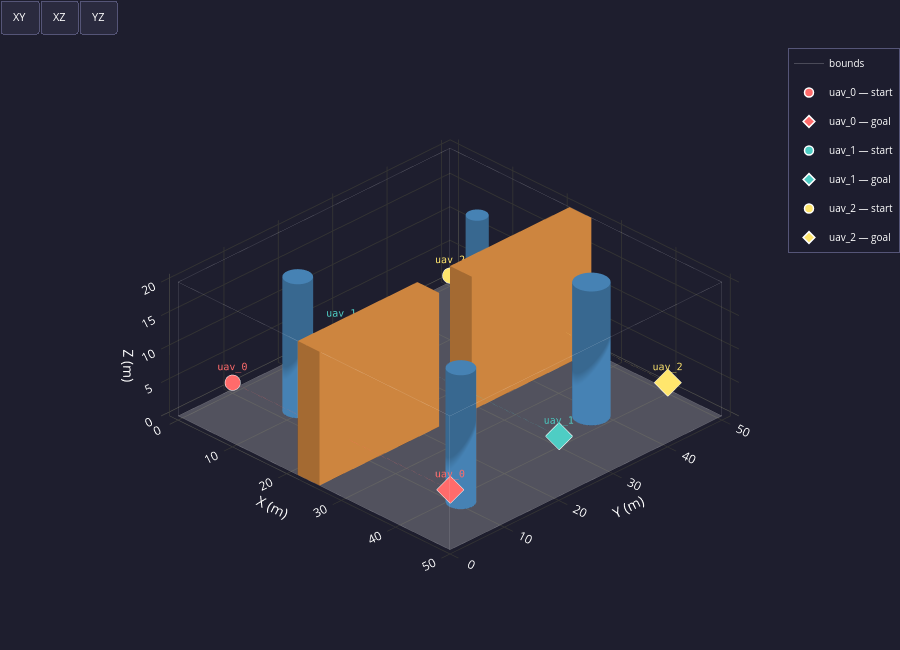

Notebook cell for this chart:
### Markdown cell above
# Multi-UAV Swarm Trajectory Planning

**Pipeline overview**

| Cell | Stage | Modules |
|------|-------|---------|
| 1 | Environment setup & validation | `environment`, `visualizer_static` |
| 2 | Global path planning (A\*) | `global_planner` |
| 3 | Safe corridor extraction | `safe_corridor` |
| 4 | Individual trajectory generation (STO) | `trajectory_generator` |
| 5 | Conflict detection | `conflict_resolver` |
| 6 | Conflict resolution & replanning | `conflict_resolver` |
| 7 | Static 3-D visualisation | `visualizer_static` |
| 8 | Web simulation (HTML export) | `visualizer_web` |

### Code cell
# ── Cell 1 — Environment + Fleet setup ──────────────────────────────────────
import os, sys, logging, yaml

# ── sys.path setup ────────────────────────────────────────────────────────────
_SWARM_DIR  = os.path.abspath('')          # …/uavsafeplanning/SWARM
_PARENT_DIR = os.path.dirname(_SWARM_DIR)  # …/uavsafeplanning
for _p in (_SWARM_DIR, _PARENT_DIR):
    if _p not in sys.path:
        sys.path.insert(0, _p)

# ── Imports ───────────────────────────────────────────────────────────────────
from environment       import Environment, ConfigValidationError
from uav               import Fleet
from visualizer_static import plot_environment_3d

# Silence sub-module DEBUG/INFO — only warnings/errors reach the output.
# Must come AFTER imports so the handlers are already registered.
for _mod in ('environment', 'uav'):
    logging.getLogger(_mod).setLevel(logging.WARNING)

# ── Config paths ──────────────────────────────────────────────────────────────
SIM_CONFIG = os.path.join(_SWARM_DIR, 'configs', 'simulation.yaml')

# ── Read which environment to use from simulation.yaml ────────────────────────
with open(SIM_CONFIG, 'r') as f:
    sim_cfg = yaml.safe_load(f)
    env_filename = sim_cfg.get('environment', 'environment.yaml')  # default fallback

# Fleet config is now embedded inside the environment file (fleet: block).
ENV_CONFIG = os.path.join(_SWARM_DIR, 'configs', env_filename)
print(f"Using environment: {env_filename}")

def _tag(ok): return '✓' if ok else '✗'

# ── Environment ───────────────────────────────────────────────────────────────
try:
    env        = Environment.from_yaml(ENV_CONFIG)
    voxel_grid = env.to_voxel_grid()   # cached — A* (Cell 2) reuses this
    w = env.world
    print(f"✓  Environment  [{os.path.basename(ENV_CONFIG)}]  "
          f"{len(env.cylinders)} cylinders · {len(env.walls)} walls · "
          f"grid {w.nx}×{w.ny}×{w.nz}")
except ConfigValidationError as exc:
    print(f"✗  Environment  [{os.path.basename(ENV_CONFIG)}]  FAILED → {exc}")
    raise

# ── Fleet (loaded from the fleet: block inside the environment file) ──────────
try:
    fleet = Fleet.from_yaml(ENV_CONFIG)
    ids   = ', '.join(u.id for u in fleet.uavs)
    print(f"✓  Fleet        [{env_filename}]  "
          f"{len(fleet.uavs)} UAVs  ({ids})")
except ConfigValidationError as exc:
    print(f"✗  Fleet        [{env_filename}]  FAILED → {exc}")
    raise

# ── Position validation ───────────────────────────────────────────────────────
try:
    fleet.validate_with_environment(env)
    print("✓  Positions    all start / goal positions are obstacle-free")
except ConfigValidationError as exc:
    print(f"✗  Positions    FAILED → {exc}")
    raise

# ── Visualisation ─────────────────────────────────────────────────────────────
plot_environment_3d(env, fleet=fleet)

### Figure 1 — Plotly figure (JSON) as saved in the notebook; plotly's stock layout.template omitted (floating-point values rounded to 4 significant figures; data arrays with more than 128 entries replaced by an {"elided": "..."} marker saying what was removed)
{"data": [{"color": "#EFEFEF", "flatshading": true, "hoverinfo": "skip", "i": [0, 0], "j": [1, 2], "k": [2, 3], "name": "floor", "opacity": 0.25, "showscale": false, "type": "mesh3d", "x": [0, 50, 50, 0], "y": [0, 0, 50, 50], "z": [0, 0, 0, 0]}, {"hoverinfo": "skip", "line": {"color": "white", "width": 1}, "mode": "lines", "name": "bounds", "opacity": 0.2, "type": "scatter3d", "x": [0, 50, null, 50, 50, null, 50, 0, null, 0, 0, null, 0, 50, null, 50, 50, null, 50, 0, null, 0, 0, null, 0, 0, null, 50, 50, null, 50, 50, null, 0, 0, null], "y": [0, 0, null, 0, 50, null, 50, 50, null, 50, 0, null, 0, 0, null, 0, 50, null, 50, 50, null, 50, 0, null, 0, 0, null, 0, 0, null, 50, 50, null, 50, 50, null], "z": [0, 0, null, 0, 0, null, 0, 0, null, 0, 0, null, 20, 20, null, 20, 20, null, 20, 20, null, 20, 20, null, 0, 20, null, 0, 20, null, 0, 20, null, 0, 20, null]}, {"color": "#4682B4", "flatshading": false, "hoverinfo": "skip", "i": {"elided": "160 int values"}, "j": {"elided": "160 int values"}, "k": {"elided": "160 int values"}, "name": "cyl_0", "opacity": 1, "showscale": false, "type": "mesh3d", "x": [12.0, 11.98, 11.9, 11.78, 11.62, 11.41, 11.18, 10.91, 10.62, 10.31, 10.0, 9.687, 9.382, 9.092, 8.824, 8.586, 8.382, 8.218, 8.098, 8.025, 8.0, 8.025, 8.098, 8.218, 8.382, 8.586, 8.824, 9.092, 9.382, 9.687, 10.0, 10.31, 10.62, 10.91, 11.18, 11.41, 11.62, 11.78, 11.9, 11.98, 12.0, 11.98, 11.9, 11.78, 11.62, 11.41, 11.18, 10.91, 10.62, 10.31, 10.0, 9.687, 9.382, 9.092, 8.824, 8.586, 8.382, 8.218, 8.098, 8.025, 8.0, 8.025, 8.098, 8.218, 8.382, 8.586, 8.824, 9.092, 9.382, 9.687, 10.0, 10.31, 10.62, 10.91, 11.18, 11.41, 11.62, 11.78, 11.9, 11.98, 10.0, 10.0], "y": [12.0, 12.31, 12.62, 12.91, 13.18, 13.41, 13.62, 13.78, 13.9, 13.98, 14.0, 13.98, 13.9, 13.78, 13.62, 13.41, 13.18, 12.91, 12.62, 12.31, 12.0, 11.69, 11.38, 11.09, 10.82, 10.59, 10.38, 10.22, 10.1, 10.02, 10.0, 10.02, 10.1, 10.22, 10.38, 10.59, 10.82, 11.09, 11.38, 11.69, 12.0, 12.31, 12.62, 12.91, 13.18, 13.41, 13.62, 13.78, 13.9, 13.98, 14.0, 13.98, 13.9, 13.78, 13.62, 13.41, 13.18, 12.91, 12.62, 12.31, 12.0, 11.69, 11.38, 11.09, 10.82, 10.59, 10.38, 10.22, 10.1, 10.02, 10.0, 10.02, 10.1, 10.22, 10.38, 10.59, 10.82, 11.09, 11.38, 11.69, 12.0, 12.0], "z": [0.0, 0.0, 0.0, 0.0, 0.0, 0.0, 0.0, 0.0, 0.0, 0.0, 0.0, 0.0, 0.0, 0.0, 0.0, 0.0, 0.0, 0.0, 0.0, 0.0, 0.0, 0.0, 0.0, 0.0, 0.0, 0.0, 0.0, 0.0, 0.0, 0.0, 0.0, 0.0, 0.0, 0.0, 0.0, 0.0, 0.0, 0.0, 0.0, 0.0, 20.0, 20.0, 20.0, 20.0, 20.0, 20.0, 20.0, 20.0, 20.0, 20.0, 20.0, 20.0, 20.0, 20.0, 20.0, 20.0, 20.0, 20.0, 20.0, 20.0, 20.0, 20.0, 20.0, 20.0, 20.0, 20.0, 20.0, 20.0, 20.0, 20.0, 20.0, 20.0, 20.0, 20.0, 20.0, 20.0, 20.0, 20.0, 20.0, 20.0, 0.0, 20.0]}, {"color": "#4682B4", "flatshading": false, "hoverinfo": "skip", "i": {"elided": "160 int values"}, "j": {"elided": "160 int values"}, "k": {"elided": "160 int values"}, "name": "cyl_1", "opacity": 1, "showscale": false, "type": "mesh3d", "x": [40.5, 40.47, 40.38, 40.23, 40.02, 39.77, 39.47, 39.13, 38.77, 38.39, 38.0, 37.61, 37.23, 36.87, 36.53, 36.23, 35.98, 35.77, 35.62, 35.53, 35.5, 35.53, 35.62, 35.77, 35.98, 36.23, 36.53, 36.87, 37.23, 37.61, 38.0, 38.39, 38.77, 39.13, 39.47, 39.77, 40.02, 40.23, 40.38, 40.47, 40.5, 40.47, 40.38, 40.23, 40.02, 39.77, 39.47, 39.13, 38.77, 38.39, 38.0, 37.61, 37.23, 36.87, 36.53, 36.23, 35.98, 35.77, 35.62, 35.53, 35.5, 35.53, 35.62, 35.77, 35.98, 36.23, 36.53, 36.87, 37.23, 37.61, 38.0, 38.39, 38.77, 39.13, 39.47, 39.77, 40.02, 40.23, 40.38, 40.47, 38.0, 38.0], "y": [38.0, 38.39, 38.77, 39.13, 39.47, 39.77, 40.02, 40.23, 40.38, 40.47, 40.5, 40.47, 40.38, 40.23, 40.02, 39.77, 39.47, 39.13, 38.77, 38.39, 38.0, 37.61, 37.23, 36.87, 36.53, 36.23, 35.98, 35.77, 35.62, 35.53, 35.5, 35.53, 35.62, 35.77, 35.98, 36.23, 36.53, 36.87, 37.23, 37.61, 38.0, 38.39, 38.77, 39.13, 39.47, 39.77, 40.02, 40.23, 40.38, 40.47, 40.5, 40.47, 40.38, 40.23, 40.02, 39.77, 39.47, 39.13, 38.77, 38.39, 38.0, 37.61, 37.23, 36.87, 36.53, 36.23, 35.98, 35.77, 35.62, 35.53, 35.5, 35.53, 35.62, 35.77, 35.98, 36.23, 36.53, 36.87, 37.23, 37.61, 38.0, 38.0], "z": [0.0, 0.0, 0.0, 0.0, 0.0, 0.0, 0.0, 0.0, 0.0, 0.0, 0.0, 0.0, 0.0, 0.0, 0.0, 0.0, 0.0, 0.0, 0.0, 0.0, 0.0, 0.0, 0.0, 0.0, 0.0, 0.0, 0.0, 0.0, 0.0, 0.0, 0.0, 0.0, 0.0, 0.0, 0.0, 0.0, 0.0, 0.0, 0.0, 0.0, 20.0, 20.0, 20.0, 20.0, 20.0, 20.0, 20.0, 20.0, 20.0, 20.0, 20.0, 20.0, 20.0, 20.0, 20.0, 20.0, 20.0, 20.0, 20.0, 20.0, 20.0, 20.0, 20.0, 20.0, 20.0, 20.0, 20.0, 20.0, 20.0, 20.0, 20.0, 20.0, 20.0, 20.0, 20.0, 20.0, 20.0, 20.0, 20.0, 20.0, 0.0, 20.0]}, {"color": "#4682B4", "flatshading": false, "hoverinfo": "skip", "i": {"elided": "160 int values"}, "j": {"elided": "160 int values"}, "k": {"elided": "160 int values"}, "name": "cyl_2", "opacity": 1, "showscale": false, "type": "mesh3d", "x": [16.5, 16.48, 16.43, 16.34, 16.21, 16.06, 15.88, 15.68, 15.46, 15.23, 15.0, 14.77, 14.54, 14.32, 14.12, 13.94, 13.79, 13.66, 13.57, 13.52, 13.5, 13.52, 13.57, 13.66, 13.79, 13.94, 14.12, 14.32, 14.54, 14.77, 15.0, 15.23, 15.46, 15.68, 15.88, 16.06, 16.21, 16.34, 16.43, 16.48, 16.5, 16.48, 16.43, 16.34, 16.21, 16.06, 15.88, 15.68, 15.46, 15.23, 15.0, 14.77, 14.54, 14.32, 14.12, 13.94, 13.79, 13.66, 13.57, 13.52, 13.5, 13.52, 13.57, 13.66, 13.79, 13.94, 14.12, 14.32, 14.54, 14.77, 15.0, 15.23, 15.46, 15.68, 15.88, 16.06, 16.21, 16.34, 16.43, 16.48, 15.0, 15.0], "y": [40.0, 40.23, 40.46, 40.68, 40.88, 41.06, 41.21, 41.34, 41.43, 41.48, 41.5, 41.48, 41.43, 41.34, 41.21, 41.06, 40.88, 40.68, 40.46, 40.23, 40.0, 39.77, 39.54, 39.32, 39.12, 38.94, 38.79, 38.66, 38.57, 38.52, 38.5, 38.52, 38.57, 38.66, 38.79, 38.94, 39.12, 39.32, 39.54, 39.77, 40.0, 40.23, 40.46, 40.68, 40.88, 41.06, 41.21, 41.34, 41.43, 41.48, 41.5, 41.48, 41.43, 41.34, 41.21, 41.06, 40.88, 40.68, 40.46, 40.23, 40.0, 39.77, 39.54, 39.32, 39.12, 38.94, 38.79, 38.66, 38.57, 38.52, 38.5, 38.52, 38.57, 38.66, 38.79, 38.94, 39.12, 39.32, 39.54, 39.77, 40.0, 40.0], "z": [0.0, 0.0, 0.0, 0.0, 0.0, 0.0, 0.0, 0.0, 0.0, 0.0, 0.0, 0.0, 0.0, 0.0, 0.0, 0.0, 0.0, 0.0, 0.0, 0.0, 0.0, 0.0, 0.0, 0.0, 0.0, 0.0, 0.0, 0.0, 0.0, 0.0, 0.0, 0.0, 0.0, 0.0, 0.0, 0.0, 0.0, 0.0, 0.0, 0.0, 20.0, 20.0, 20.0, 20.0, 20.0, 20.0, 20.0, 20.0, 20.0, 20.0, 20.0, 20.0, 20.0, 20.0, 20.0, 20.0, 20.0, 20.0, 20.0, 20.0, 20.0, 20.0, 20.0, 20.0, 20.0, 20.0, 20.0, 20.0, 20.0, 20.0, 20.0, 20.0, 20.0, 20.0, 20.0, 20.0, 20.0, 20.0, 20.0, 20.0, 0.0, 20.0]}, {"color": "#4682B4", "flatshading": false, "hoverinfo": "skip", "i": {"elided": "160 int values"}, "j": {"elided": "160 int values"}, "k": {"elided": "160 int values"}, "name": "cyl_3", "opacity": 1, "showscale": false, "type": "mesh3d", "x": [44.0, 43.98, 43.9, 43.78, 43.62, 43.41, 43.18, 42.91, 42.62, 42.31, 42.0, 41.69, 41.38, 41.09, 40.82, 40.59, 40.38, 40.22, 40.1, 40.02, 40.0, 40.02, 40.1, 40.22, 40.38, 40.59, 40.82, 41.09, 41.38, 41.69, 42.0, 42.31, 42.62, 42.91, 43.18, 43.41, 43.62, 43.78, 43.9, 43.98, 44.0, 43.98, 43.9, 43.78, 43.62, 43.41, 43.18, 42.91, 42.62, 42.31, 42.0, 41.69, 41.38, 41.09, 40.82, 40.59, 40.38, 40.22, 40.1, 40.02, 40.0, 40.02, 40.1, 40.22, 40.38, 40.59, 40.82, 41.09, 41.38, 41.69, 42.0, 42.31, 42.62, 42.91, 43.18, 43.41, 43.62, 43.78, 43.9, 43.98, 42.0, 42.0], "y": [10.0, 10.31, 10.62, 10.91, 11.18, 11.41, 11.62, 11.78, 11.9, 11.98, 12.0, 11.98, 11.9, 11.78, 11.62, 11.41, 11.18, 10.91, 10.62, 10.31, 10.0, 9.687, 9.382, 9.092, 8.824, 8.586, 8.382, 8.218, 8.098, 8.025, 8.0, 8.025, 8.098, 8.218, 8.382, 8.586, 8.824, 9.092, 9.382, 9.687, 10.0, 10.31, 10.62, 10.91, 11.18, 11.41, 11.62, 11.78, 11.9, 11.98, 12.0, 11.98, 11.9, 11.78, 11.62, 11.41, 11.18, 10.91, 10.62, 10.31, 10.0, 9.687, 9.382, 9.092, 8.824, 8.586, 8.382, 8.218, 8.098, 8.025, 8.0, 8.025, 8.098, 8.218, 8.382, 8.586, 8.824, 9.092, 9.382, 9.687, 10.0, 10.0], "z": [0.0, 0.0, 0.0, 0.0, 0.0, 0.0, 0.0, 0.0, 0.0, 0.0, 0.0, 0.0, 0.0, 0.0, 0.0, 0.0, 0.0, 0.0, 0.0, 0.0, 0.0, 0.0, 0.0, 0.0, 0.0, 0.0, 0.0, 0.0, 0.0, 0.0, 0.0, 0.0, 0.0, 0.0, 0.0, 0.0, 0.0, 0.0, 0.0, 0.0, 20.0, 20.0, 20.0, 20.0, 20.0, 20.0, 20.0, 20.0, 20.0, 20.0, 20.0, 20.0, 20.0, 20.0, 20.0, 20.0, 20.0, 20.0, 20.0, 20.0, 20.0, 20.0, 20.0, 20.0, 20.0, 20.0, 20.0, 20.0, 20.0, 20.0, 20.0, 20.0, 20.0, 20.0, 20.0, 20.0, 20.0, 20.0, 20.0, 20.0, 0.0, 20.0]}, {"color": "#CD853F", "flatshading": true, "hoverinfo": "skip", "i": [7, 0, 0, 0, 4, 4, 6, 6, 4, 0, 3, 2], "j": [3, 4, 1, 2, 5, 6, 5, 2, 0, 1, 6, 3], "k": [0, 7, 2, 7, 6, 7, 1, 1, 5, 5, 7, 6], "name": "passage_wall_south", "opacity": 1, "showscale": false, "type": "mesh3d", "x": [22, 26, 26, 22, 22, 26, 26, 22], "y": [0, 0, 22, 22, 0, 0, 22, 22], "z": [0, 0, 0, 0, 20, 20, 20, 20]}, {"color": "#CD853F", "flatshading": true, "hoverinfo": "skip", "i": [7, 0, 0, 0, 4, 4, 6, 6, 4, 0, 3, 2], "j": [3, 4, 1, 2, 5, 6, 5, 2, 0, 1, 6, 3], "k": [0, 7, 2, 7, 6, 7, 1, 1, 5, 5, 7, 6], "name": "passage_wall_north", "opacity": 1, "showscale": false, "type": "mesh3d", "x": [22, 26, 26, 22, 22, 26, 26, 22], "y": [28, 28, 50, 50, 28, 28, 50, 50], "z": [0, 0, 0, 0, 20, 20, 20, 20]}, {"hovertemplate": "<b>uav_0 — start</b><br>x=5.0  y=5.0  z=5.0<extra></extra>", "legendgroup": "uav_0_start", "marker": {"color": "#FF6B6B", "line": {"color": "white", "width": 1.5}, "size": 9, "symbol": "circle"}, "mode": "markers+text", "name": "uav_0 — start", "showlegend": true, "text": ["uav_0"], "textfont": {"color": "#FF6B6B", "family": "monospace", "size": 10}, "textposition": "top center", "type": "scatter3d", "x": [5], "y": [5], "z": [5]}, {"hovertemplate": "<b>uav_0 — goal</b><br>x=45.0  y=5.0  z=5.0<extra></extra>", "legendgroup": "uav_0_goal", "marker": {"color": "#FF6B6B", "line": {"color": "white", "width": 1.5}, "size": 9, "symbol": "diamond"}, "mode": "markers+text", "name": "uav_0 — goal", "showlegend": true, "text": ["uav_0"], "textfont": {"color": "#FF6B6B", "family": "monospace", "size": 10}, "textposition": "top center", "type": "scatter3d", "x": [45], "y": [5], "z": [5]}, {"hoverinfo": "skip", "legendgroup": "uav_0_start", "line": {"color": "#FF6B6B", "dash": "dot", "width": 1.5}, "mode": "lines", "opacity": 0.35, "showlegend": false, "type": "scatter3d", "x": [5, 45], "y": [5, 5], "z": [5, 5]}, {"hovertemplate": "<b>uav_1 — start</b><br>x=5.0  y=25.0  z=5.0<extra></extra>", "legendgroup": "uav_1_start", "marker": {"color": "#4ECDC4", "line": {"color": "white", "width": 1.5}, "size": 9, "symbol": "circle"}, "mode": "markers+text", "name": "uav_1 — start", "showlegend": true, "text": ["uav_1"], "textfont": {"color": "#4ECDC4", "family": "monospace", "size": 10}, "textposition": "top center", "type": "scatter3d", "x": [5], "y": [25], "z": [5]}, {"hovertemplate": "<b>uav_1 — goal</b><br>x=45.0  y=25.0  z=5.0<extra></extra>", "legendgroup": "uav_1_goal", "marker": {"color": "#4ECDC4", "line": {"color": "white", "width": 1.5}, "size": 9, "symbol": "diamond"}, "mode": "markers+text", "name": "uav_1 — goal", "showlegend": true, "text": ["uav_1"], "textfont": {"color": "#4ECDC4", "family": "monospace", "size": 10}, "textposition": "top center", "type": "scatter3d", "x": [45], "y": [25], "z": [5]}, {"hoverinfo": "skip", "legendgroup": "uav_1_start", "line": {"color": "#4ECDC4", "dash": "dot", "width": 1.5}, "mode": "lines", "opacity": 0.35, "showlegend": false, "type": "scatter3d", "x": [5, 45], "y": [25, 25], "z": [5, 5]}, {"hovertemplate": "<b>uav_2 — start</b><br>x=5.0  y=45.0  z=5.0<extra></extra>", "legendgroup": "uav_2_start", "marker": {"color": "#FFE66D", "line": {"color": "white", "width": 1.5}, "size": 9, "symbol": "circle"}, "mode": "markers+text", "name": "uav_2 — start", "showlegend": true, "text": ["uav_2"], "textfont": {"color": "#FFE66D", "family": "monospace", "size": 10}, "textposition": "top center", "type": "scatter3d", "x": [5], "y": [45], "z": [5]}, {"hovertemplate": "<b>uav_2 — goal</b><br>x=45.0  y=45.0  z=5.0<extra></extra>", "legendgroup": "uav_2_goal", "marker": {"color": "#FFE66D", "line": {"color": "white", "width": 1.5}, "size": 9, "symbol": "diamond"}, "mode": "markers+text", "name": "uav_2 — goal", "showlegend": true, "text": ["uav_2"], "textfont": {"color": "#FFE66D", "family": "monospace", "size": 10}, "textposition": "top center", "type": "scatter3d", "x": [45], "y": [45], "z": [5]}, {"hoverinfo": "skip", "legendgroup": "uav_2_start", "line": {"color": "#FFE66D", "dash": "dot", "width": 1.5}, "mode": "lines", "opacity": 0.35, "showlegend": false, "type": "scatter3d", "x": [5, 45], "y": [45, 45], "z": [5, 5]}], "layout": {"height": 650, "legend": {"bgcolor": "rgba(30,30,46,0.85)", "bordercolor": "#555577", "borderwidth": 1, "font": {"color": "white", "size": 10}, "x": 1, "xanchor": "right", "y": 1, "yanchor": "top"}, "margin": {"b": 0, "l": 0, "r": 0, "t": 40}, "paper_bgcolor": "#1E1E2E", "scene": {"aspectmode": "data", "bgcolor": "#1E1E2E", "camera": {"eye": {"x": 1.5, "y": -1.5, "z": 1.2}, "projection": {"type": "orthographic"}}, "xaxis": {"color": "white", "gridcolor": "#333333", "showbackground": false, "title": {"text": "X (m)"}, "zerolinecolor": "#555555"}, "yaxis": {"color": "white", "gridcolor": "#333333", "showbackground": false, "title": {"text": "Y (m)"}, "zerolinecolor": "#555555"}, "zaxis": {"color": "white", "gridcolor": "#333333", "showbackground": false, "title": {"text": "Z (m)"}, "zerolinecolor": "#555555"}}, "showlegend": true, "updatemenus": [{"bgcolor": "#2A2A3E", "bordercolor": "#555577", "buttons": [{"args": ["scene.camera", {"center": {"x": 0, "y": 0, "z": 0}, "eye": {"x": 0, "y": 0, "z": 2.5}, "projection": {"type": "orthographic"}, "up": {"x": 0, "y": 1, "z": 0}}], "label": "XY", "method": "relayout"}, {"args": ["scene.camera", {"center": {"x": 0, "y": 0, "z": 0}, "eye": {"x": 0, "y": -2.5, "z": 0}, "projection": {"type": "orthographic"}, "up": {"x": 0, "y": 0, "z": 1}}], "label": "XZ", "method": "relayout"}, {"args": ["scene.camera", {"center": {"x": 0, "y": 0, "z": 0}, "eye": {"x": 2.5, "y": 0, "z": 0}, "projection": {"type": "orthographic"}, "up": {"x": 0, "y": 0, "z": 1}}], "label": "YZ", "method": "relayout"}], "direction": "right", "font": {"color": "white", "size": 11}, "showactive": false, "type": "buttons", "x": 0, "xanchor": "left", "y": 1.08, "yanchor": "top"}], "width": 900}}
